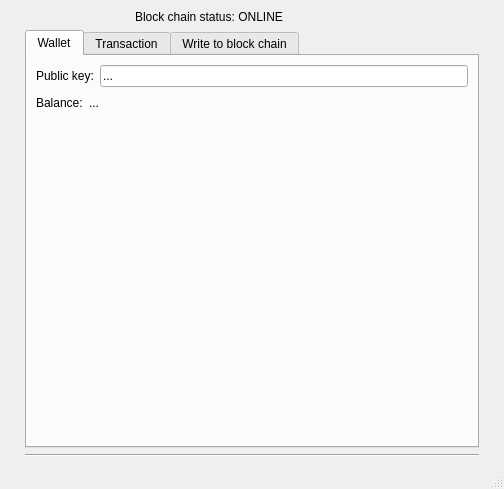
<?xml version="1.0" encoding="UTF-8"?>
<ui version="4.0">
 <class>MainWindow</class>
 <widget class="QMainWindow" name="MainWindow">
  <property name="geometry">
   <rect>
    <x>0</x>
    <y>0</y>
    <width>504</width>
    <height>489</height>
   </rect>
  </property>
  <property name="windowTitle">
   <string>Block chain wallet</string>
  </property>
  <widget class="QWidget" name="centralwidget">
   <layout class="QGridLayout" name="gridLayout">
    <property name="leftMargin">
     <number>25</number>
    </property>
    <property name="topMargin">
     <number>10</number>
    </property>
    <property name="rightMargin">
     <number>25</number>
    </property>
    <property name="bottomMargin">
     <number>10</number>
    </property>
    <item row="1" column="0">
     <widget class="QTabWidget" name="tabWidget">
      <property name="currentIndex">
       <number>0</number>
      </property>
      <widget class="QWidget" name="tab">
       <attribute name="title">
        <string>Wallet</string>
       </attribute>
       <layout class="QGridLayout" name="gridLayout_2">
        <item row="1" column="0">
         <layout class="QHBoxLayout" name="horizontalLayout_6">
          <item>
           <widget class="QLabel" name="label_3">
            <property name="text">
             <string>Balance:</string>
            </property>
           </widget>
          </item>
          <item>
           <widget class="QLabel" name="wallet_balance">
            <property name="text">
             <string>...</string>
            </property>
           </widget>
          </item>
          <item>
           <spacer name="horizontalSpacer">
            <property name="orientation">
             <enum>Qt::Horizontal</enum>
            </property>
            <property name="sizeHint" stdset="0">
             <size>
              <width>40</width>
              <height>20</height>
             </size>
            </property>
           </spacer>
          </item>
         </layout>
        </item>
        <item row="0" column="0">
         <layout class="QVBoxLayout" name="verticalLayout_4">
          <item>
           <layout class="QHBoxLayout" name="horizontalLayout_5">
            <item>
             <widget class="QLabel" name="label">
              <property name="text">
               <string>Public key:</string>
              </property>
             </widget>
            </item>
            <item>
             <widget class="QLineEdit" name="public_key">
              <property name="text">
               <string>...</string>
              </property>
              <property name="frame">
               <bool>true</bool>
              </property>
              <property name="readOnly">
               <bool>true</bool>
              </property>
             </widget>
            </item>
           </layout>
          </item>
         </layout>
        </item>
        <item row="2" column="0">
         <spacer name="verticalSpacer">
          <property name="orientation">
           <enum>Qt::Vertical</enum>
          </property>
          <property name="sizeHint" stdset="0">
           <size>
            <width>20</width>
            <height>40</height>
           </size>
          </property>
         </spacer>
        </item>
       </layout>
      </widget>
      <widget class="QWidget" name="tab_2">
       <attribute name="title">
        <string>Transaction</string>
       </attribute>
       <layout class="QGridLayout" name="gridLayout_3">
        <item row="1" column="0">
         <layout class="QHBoxLayout" name="horizontalLayout_8">
          <item>
           <widget class="QLabel" name="label_4">
            <property name="text">
             <string>Amount:</string>
            </property>
           </widget>
          </item>
          <item>
           <widget class="QLineEdit" name="amount_input"/>
          </item>
         </layout>
        </item>
        <item row="0" column="0">
         <layout class="QVBoxLayout" name="verticalLayout_5">
          <item>
           <layout class="QHBoxLayout" name="horizontalLayout_7">
            <item>
             <widget class="QLabel" name="label_2">
              <property name="text">
               <string>Recipient:</string>
              </property>
             </widget>
            </item>
            <item>
             <widget class="QLineEdit" name="recipient_input"/>
            </item>
           </layout>
          </item>
         </layout>
        </item>
        <item row="3" column="0">
         <spacer name="verticalSpacer_2">
          <property name="orientation">
           <enum>Qt::Vertical</enum>
          </property>
          <property name="sizeHint" stdset="0">
           <size>
            <width>20</width>
            <height>40</height>
           </size>
          </property>
         </spacer>
        </item>
        <item row="2" column="0">
         <widget class="QPushButton" name="pushButton">
          <property name="text">
           <string>Send</string>
          </property>
         </widget>
        </item>
       </layout>
      </widget>
      <widget class="QWidget" name="tab_3">
       <attribute name="title">
        <string>Write to block chain</string>
       </attribute>
      </widget>
     </widget>
    </item>
    <item row="0" column="0">
     <layout class="QVBoxLayout" name="vertical">
      <item>
       <layout class="QHBoxLayout" name="horizontalLayout_3">
        <property name="spacing">
         <number>10</number>
        </property>
        <item>
         <widget class="QLabel" name="image">
          <property name="maximumSize">
           <size>
            <width>100</width>
            <height>100</height>
           </size>
          </property>
          <property name="text">
           <string/>
          </property>
          <property name="pixmap">
           <pixmap>resources/blockchain.png</pixmap>
          </property>
          <property name="scaledContents">
           <bool>true</bool>
          </property>
         </widget>
        </item>
        <item>
         <widget class="QLabel" name="status">
          <property name="font">
           <font>
            <weight>50</weight>
            <bold>false</bold>
            <underline>false</underline>
           </font>
          </property>
          <property name="text">
           <string>Block chain status: ONLINE</string>
          </property>
         </widget>
        </item>
       </layout>
      </item>
     </layout>
    </item>
    <item row="2" column="0">
     <widget class="Line" name="line">
      <property name="orientation">
       <enum>Qt::Horizontal</enum>
      </property>
     </widget>
    </item>
   </layout>
  </widget>
  <widget class="QMenuBar" name="menubar">
   <property name="geometry">
    <rect>
     <x>0</x>
     <y>0</y>
     <width>504</width>
     <height>22</height>
    </rect>
   </property>
  </widget>
  <widget class="QStatusBar" name="statusbar"/>
 </widget>
 <resources/>
 <connections/>
</ui>
